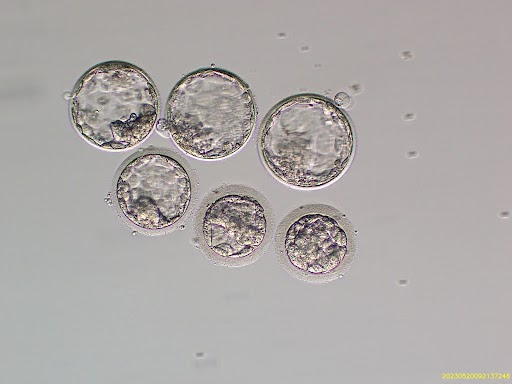
#> input picture group_culture/4.jpg, 512 x 384 px
$ jupyter execute 'autoCrop copy 2.ipynb'
#> lines starting #> are read from the running program, lines starting #| are printed output that depends on the picture; after the words box and inside, x2 and y2 are one past the last pixel; in counts of white or black regions, pixels touching at a corner belong together; long printed decimals are rounded
[cell 1]
import cv2
import numpy as np
import matplotlib.pyplot as plt

[cell 2]
image = cv2.imread('4.jpg', cv2.IMREAD_COLOR)
#> image is the input picture: shape (384, 512, 3); mean B, G, R 167.7, 168.9, 173.1

[cell 3]
plt.imshow(image)

[cell 4]
gray = cv2.cvtColor(image, cv2.COLOR_BGR2GRAY)

[cell 5]
plt.imshow(gray)

[cell 6]
# Apply adaptive thresholding
thresh = cv2.adaptiveThreshold(
        gray, 255, cv2.ADAPTIVE_THRESH_GAUSSIAN_C, cv2.THRESH_BINARY_INV, 11, 2
    )
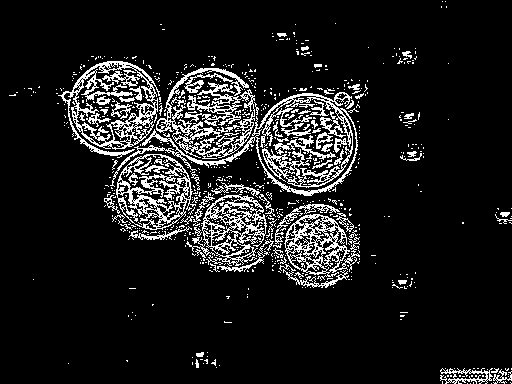
#> thresh: shape (384, 512); 11.1% white in thin lines or dots
plt.imshow(thresh)

[cell 7]
# Erosion to separate embryos that are close
kernel = np.ones((2,2),np.uint8)  # You may need to adjust the kernel size
eroded = cv2.erode(thresh, kernel, iterations = 1)
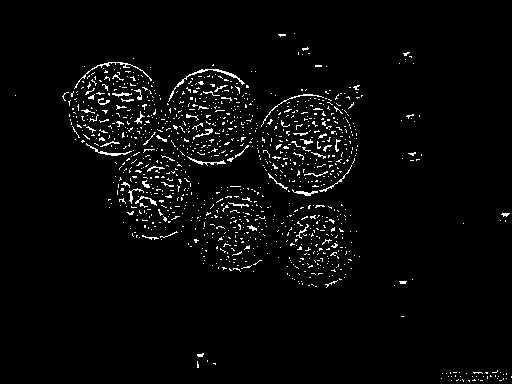
#> eroded: shape (384, 512); 3.1% white in thin lines or dots, all inside (x1, y1, x2, y2) = (15, 33, 512, 382)

[cell 8]
# Find contours
contours, _ = cv2.findContours(
        thresh, cv2.RETR_EXTERNAL, cv2.CHAIN_APPROX_SIMPLE
    )
#> contours = 604 contours, 578 with area under 20; largest, box (x1, y1, x2, y2) and area: (110, 92, 358, 196) 8496, (58, 61, 160, 158) 6074, (116, 154, 196, 230) 4352, (186, 194, 267, 266) 3086, (284, 214, 360, 281) 2857

[cell 9]
# # Find contours
# contours, _ = cv2.findContours(
#         eroded, cv2.RETR_EXTERNAL, cv2.CHAIN_APPROX_SIMPLE
#     )

[cell 10]
# Draw bounding boxes on the original image
image = cv2.imread('4.jpg', cv2.IMREAD_COLOR)
for contour in contours:
    x, y, w, h = cv2.boundingRect(contour)
    # Check for elongated contours which might indicate multiple embryos
    aspect_ratio = w/h
    if 2.67 < aspect_ratio < 0.5:  # Adjust these values based on your observations
        continue  # Skip this contour if it's likely two embryos
    cv2.rectangle(image, (x, y), (x + w, y + h), (0, 255, 0), 2)  # Green color bounding box
#> this loop made 604 passes
#> (x, y, w, h, aspect_ratio) on passes 1 to 3: (491, 383, 1, 1, 1), (470, 383, 1, 1, 1), (467, 383, 1, 1, 1)
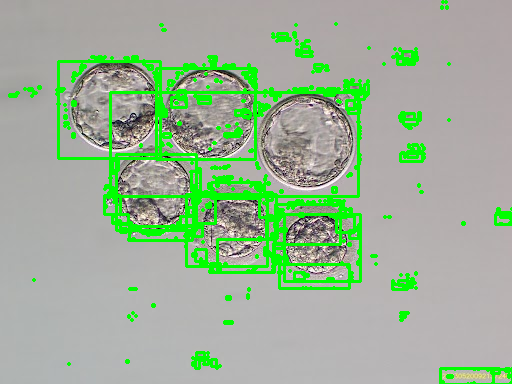
#> image: shape (384, 512, 3); 10.2% of pixels changed, all inside (x1, y1, x2, y2) = (8, 0, 512, 384)

# Show the original image with bounding boxes
# cv2.imshow("Embryos with Bounding Boxes", image)
# cv2.waitKey(0)
# cv2.destroyAllWindows()
plt.imshow(image)
plt.show()

[cell 11]
len(contours)
#> Out = 604

[cell 12]
# Filter out small areas to reduce false positives
MIN_EMBRYO_AREA = 500  # adjust
filtered_contours = [c for c in contours if cv2.contourArea(c) > MIN_EMBRYO_AREA]
#> filtered_contours = 6 contours; box (x1, y1, x2, y2) and area: (110, 92, 358, 196) 8496, (58, 61, 160, 158) 6074, (116, 154, 196, 230) 4352, (186, 194, 267, 266) 3086, (284, 214, 360, 281) 2857, (156, 68, 255, 159) 2835

[cell 13]
len(filtered_contours)
#> Out = 6

[cell 14]
# Draw bounding boxes on the original image
image = cv2.imread('4.jpg', cv2.IMREAD_COLOR)
for i, contour in enumerate(filtered_contours):
    x, y, w, h = cv2.boundingRect(contour)
    # Check for elongated contours which might indicate multiple embryos
    aspect_ratio = w/h
    print(aspect_ratio)
    # if 1.5 < aspect_ratio < 1.0:
    #     continue  # Skip this contour if it's likely two embryos
    cv2.rectangle(image, (x, y), (x + w, y + h), (0, 255, 0), 2)  # Green color bounding box
#> this loop made 6 passes
#> (x, y, w, h, aspect_ratio) on passes 1 to 6: (284, 214, 76, 67, 1.13), (186, 194, 81, 72, 1.12), (116, 154, 80, 76, 1.05), (110, 92, 248, 104, 2.38), (156, 68, 99, 91, 1.09), (58, 61, 102, 97, 1.05)
#| 1.134
#| 1.125
#| 1.053
#| 2.385
#| 1.088
#| 1.052
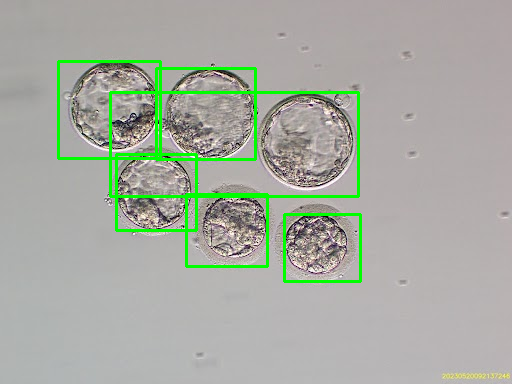
#> image: shape (384, 512, 3); 3.51% of pixels changed, all inside (x1, y1, x2, y2) = (57, 60, 362, 283)
    # [8 lines of commented-out code are left out]
plt.imshow(image)

[cell 15]
cropped_embryos = []
for contour in contours:
    # Get bounding box and extract ROI using Numpy slicing
    x, y, w, h = cv2.boundingRect(contour)
    cropped = image[y : y + h, x : x + w]
    cropped_embryos.append(cropped)
#> this loop made 604 passes
#> (x, y, w, h, cropped) on passes 1 to 3: (491, 383, 1, 1, [[171, 177, 176]]), (470, 383, 1, 1, [[179, 178, 182]]), (467, 383, 1, 1, [[178, 179, 183]])
#> after the loop, cropped_embryos = 604 items

[cell 16]
for i, embryo in enumerate(cropped_embryos):
    cv2.imshow(f"Embryo{i+1}", embryo)
#> this loop made 604 passes
#> embryo on passes 1 to 3: [[171, 177, 176]], [[179, 178, 182]], [[178, 179, 183]]
cv2.waitKey(0)
cv2.destroyAllWindows()

# plt.imshow(cropped_embryos[0])

[cell 17]
image.shape
#> Out = (384, 512, 3)

# WATERSHED

[cell 18]
image = cv2.imread('4.jpg', cv2.IMREAD_COLOR)
gray = cv2.cvtColor(image, cv2.COLOR_BGR2GRAY)
# Binary threshold
_, thresh = cv2.threshold(gray, 0, 255, cv2.THRESH_BINARY_INV + cv2.THRESH_OTSU)
#> thresh: shape (384, 512); 6.2% white; 497 white regions (467 under 20 px), largest, box (x1, y1, x2, y2) and area: (69, 60, 158, 149) 2002, (156, 67, 249, 157) 1563, (116, 145, 191, 230) 1512
# Apply adaptive thresholding
# thresh = cv2.adaptiveThreshold(gray, 255, cv2.ADAPTIVE_THRESH_GAUSSIAN_C, cv2.THRESH_BINARY_INV, 11, 2)
# Compute distance transform
dist_transform = cv2.distanceTransform(thresh, cv2.DIST_L2, 5)
_, dist_output = cv2.threshold(dist_transform, 0.1 * dist_transform.max(), 255, 0)

[cell 19]
plt.imshow(dist_output)

[cell 20]
# Find sure background and sure foreground
sure_bg = cv2.dilate(thresh, None, iterations=3)
#> sure_bg: shape (384, 512); 19.2% white; 11 white regions, largest, box (x1, y1, x2, y2) and area: (65, 57, 361, 267) 32463, (272, 201, 355, 278) 4702, (277, 30, 287, 39) 87
sure_fg = np.uint8(dist_output)

# Subtract sure foreground from sure background
unknown = cv2.subtract(sure_bg, sure_fg)
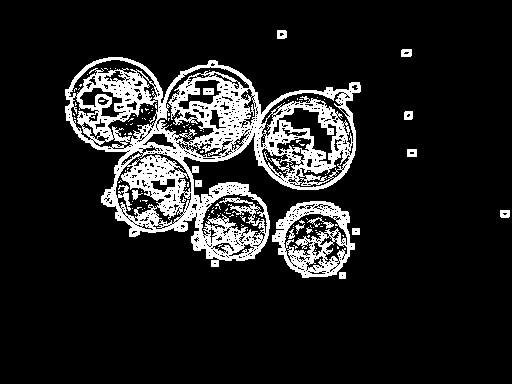
#> unknown: shape (384, 512); 13% white; 139 white regions (123 under 20 px), largest, box (x1, y1, x2, y2) and area: (65, 57, 361, 267) 21590, (272, 201, 355, 278) 2803, (307, 217, 334, 229) 89

[cell 21]
fig, axs = plt.subplots(1, 3, figsize=(30, 10))

axs[0].imshow(sure_bg)
axs[1].imshow(sure_fg)
axs[2].imshow(unknown)
# for ax in axs:
#     ax.axis('off')
plt.tight_layout()
plt.show()

[cell 22]
# Label markers
_, markers = cv2.connectedComponents(sure_fg)
#> markers: shape (384, 512) int32; 498 distinct labels, from 0 to 497
markers = markers + 1
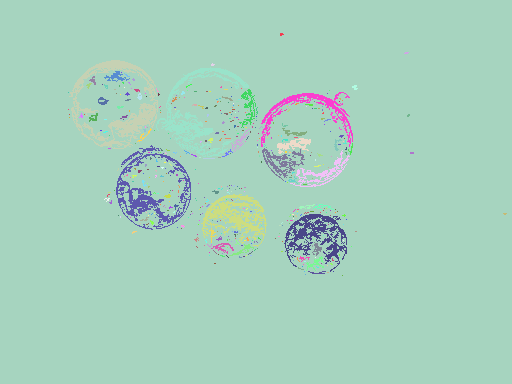
#> markers: shape (384, 512) int32; 498 distinct labels, from 1 to 498; one colour per label, 0 black
markers[unknown == 255] = 0
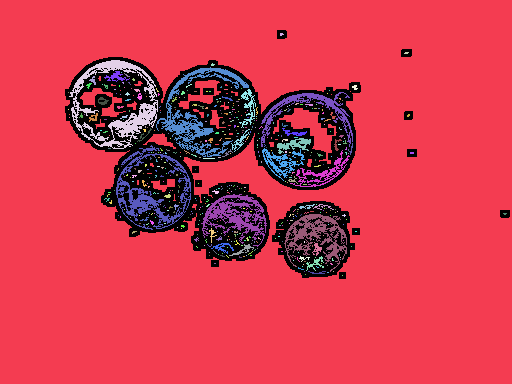
#> markers: shape (384, 512) int32; 499 distinct labels, from 0 to 498; one colour per label, 0 black
plt.imshow(markers)

[cell 23]
# Apply watershed
cv2.watershed(image, markers)
image[markers == -1] = [0, 0, 255]  # Mark watershed boundary with red color
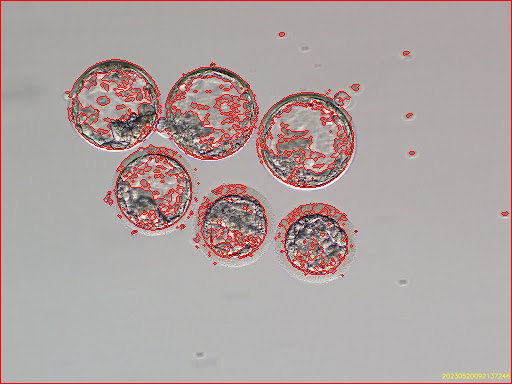
#> image: shape (384, 512, 3); 3.94% of pixels changed, all inside (x1, y1, x2, y2) = (0, 0, 512, 384)

plt.imshow(image)

[cell 24]
# Extract the embryos using the markers
image = cv2.imread('4.jpg', cv2.IMREAD_COLOR)
for label in np.unique(markers):
    if label == -1:
        continue  # Not interested in the background
    mask = np.zeros(gray.shape, dtype="uint8")
    mask[markers == label] = 255
    contours, _ = cv2.findContours(mask, cv2.RETR_EXTERNAL, cv2.CHAIN_APPROX_SIMPLE)
    MIN_EMBRYO_AREA = 700  # adjust
    filtered_contours = [c for c in contours if cv2.contourArea(c) > MIN_EMBRYO_AREA]
    for contour in filtered_contours:
        x, y, w, h = cv2.boundingRect(contour)
        cv2.rectangle(image, (x, y), (x + w, y + h), (0, 255, 0), 2)  # Green bounding box
#> this loop made 500 passes
#> contours on passes 2, 10, 11: 13 contours, all with area under 20, [[[121, 72]]], 1 contour, all with area under 20
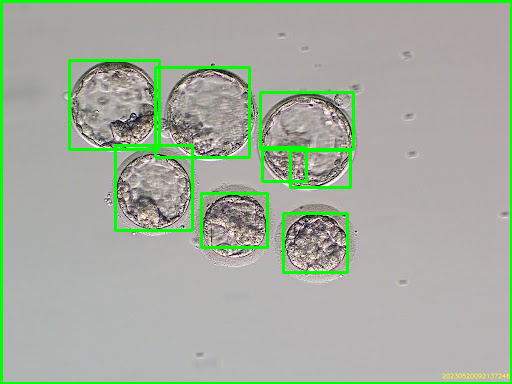
#> image: shape (384, 512, 3); 5.46% of pixels changed, all inside (x1, y1, x2, y2) = (0, 0, 512, 384)
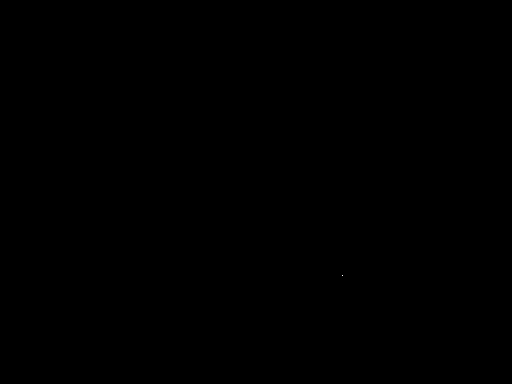
#> mask: shape (384, 512); 0% white in thin lines or dots, all inside (x1, y1, x2, y2) = (342, 275, 343, 276)
plt.imshow(image)

$ run again, with group_culture/1.jpg copied over group_culture/4.jpg
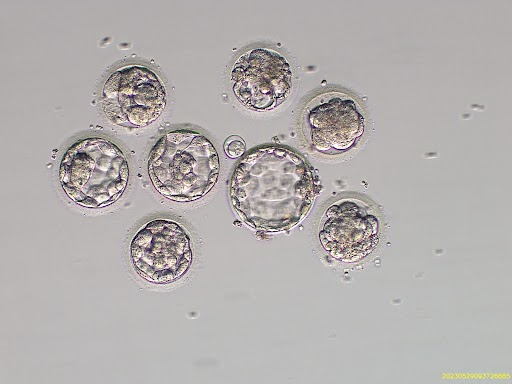
#> input picture group_culture/1.jpg, 512 x 384 px
#> image is the input picture: shape (384, 512, 3); mean B, G, R 174.3, 175.3, 179.3
#> eroded: shape (384, 512); 3.2% white in thin lines or dots, all inside (x1, y1, x2, y2) = (44, 33, 512, 384)
#> `contours, _ = cv2.findContours( thresh, cv2.RETR_EXTERNAL, cv2.CHAIN_A..`: contours = 889 contours, 840 with area under 20; largest, box (x1, y1, x2, y2) and area: (222, 135, 387, 267) 9394, (59, 137, 140, 209) 3829, (147, 132, 220, 203) 3704, (272, 80, 376, 155) 3386, (130, 220, 198, 284) 3027
#> the loop `for contour in contours:` made 889 passes
#> (x, y, w, h, aspect_ratio) on passes 1 to 3: (511, 383, 1, 1, 1), (507, 383, 1, 1, 1), (492, 383, 1, 1, 1)
#> `len(contours)`: Out = 889
#> `filtered_contours = [c for c in contours if cv2.contourArea(c) > MIN_E..`: filtered_contours = 7 contours; box (x1, y1, x2, y2) and area: (222, 135, 387, 267) 9394, (59, 137, 140, 209) 3829, (147, 132, 220, 203) 3704, (272, 80, 376, 155) 3386, (130, 220, 198, 284) 3027, (88, 66, 167, 131) 2936, (231, 49, 295, 112) 2435
#> `len(filtered_contours)`: Out = 7
#> the loop `for i, contour in enumerate(filtered_contours):` made 7 passes
#> (x, y, w, h, aspect_ratio) on passes 1 to 7: (130, 220, 68, 64, 1.06), (59, 137, 81, 72, 1.12), (222, 135, 165, 132, 1.25), (147, 132, 73, 71, 1.03), (272, 80, 104, 75, 1.39), (88, 66, 79, 65, 1.22), (231, 49, 64, 63, 1.02)
#> (printed output is left out)
#> the loop `for contour in contours:` made 889 passes
#> (x, y, w, h, cropped) on passes 1 to 3: (511, 383, 1, 1, [[177, 180, 178]]), (507, 383, 1, 1, [[185, 185, 185]]), (492, 383, 1, 1, [[192, 187, 186]])
#> after the loop `for contour in contours:`: cropped_embryos = 889 items, first 6: [[177, 180, 178]], [[185, 185, 185]], [[192, 187, 186]], [[193, 188, 187]], [[182, 188, 183]], [[182, 189, 184]]
#> the loop `for i, embryo in enumerate(cropped_embryos):` made 889 passes
#> dist_output: shape (384, 512) float32; 7.3% white; 593 white regions (557 under 20 px), largest, box (x1, y1, x2, y2) and area: (223, 135, 323, 229) 1819, (231, 42, 292, 111) 1579, (59, 137, 129, 209) 1496
#> sure_bg: shape (384, 512); 22.2% white; 16 white regions, largest, box (x1, y1, x2, y2) and area: (44, 51, 370, 287) 33134, (311, 177, 393, 282) 4959, (220, 39, 302, 121) 4456
#> unknown: shape (384, 512); 14.9% white; 187 white regions (156 under 20 px), largest, box (x1, y1, x2, y2) and area: (44, 51, 370, 287) 21204, (311, 177, 393, 282) 3352, (220, 39, 302, 121) 2508
#> `markers[unknown == 255] = 0`:
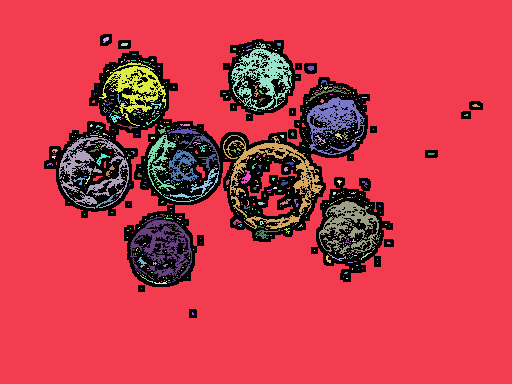
#> markers: shape (384, 512) int32; 595 distinct labels, from 0 to 594; one colour per label, 0 black
#> the loop `for label in np.unique(markers):` made 596 passes
#> contours on passes 2, 4, 6: 20 contours, all with area under 20, 1 contour, all with area under 20, [[[255, 43], [256, 43]]]
#> after the loop `for label in np.unique(markers):`:
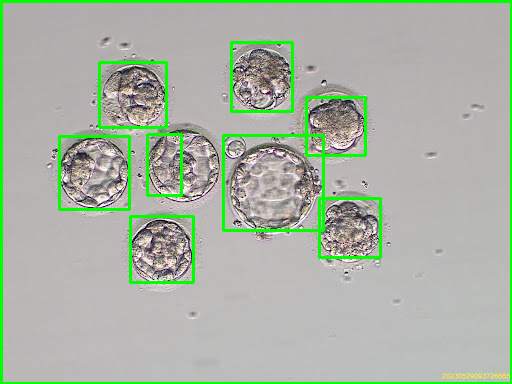
#> image: shape (384, 512, 3); 5.47% of pixels changed, all inside (x1, y1, x2, y2) = (0, 0, 512, 384)

$ run again, with group_culture/2.jpg copied over group_culture/4.jpg
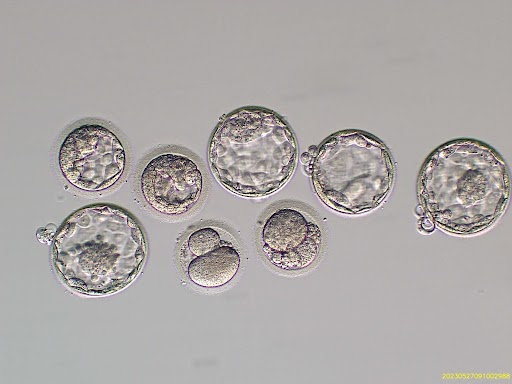
#> input picture group_culture/2.jpg, 512 x 384 px
#> image is the input picture: shape (384, 512, 3); mean B, G, R 166.9, 168.2, 172.4
#> eroded: shape (384, 512); 3.9% white in thin lines or dots, all inside (x1, y1, x2, y2) = (36, 44, 512, 383)
#> `contours, _ = cv2.findContours( thresh, cv2.RETR_EXTERNAL, cv2.CHAIN_A..`: contours = 658 contours, 640 with area under 20; largest, box (x1, y1, x2, y2) and area: (36, 203, 150, 304) 7072, (408, 138, 512, 242) 7036, (198, 106, 306, 205) 6801, (300, 129, 398, 222) 5776, (58, 124, 126, 192) 3428
#> the loop `for contour in contours:` made 658 passes
#> (contour, x, y, w, h, aspect_ratio) on passes 2, 3, 8: ([[474, 382], [475, 383]], 474, 382, 2, 2, 1), ([[451, 382], [451, 383]], 451, 382, 1, 2, 0.5), ([[441, 369], [440, 370], [441, 370]], 440, 369, 2, 2, 1)
#> `len(contours)`: Out = 658
#> `filtered_contours = [c for c in contours if cv2.contourArea(c) > MIN_E..`: filtered_contours = 9 contours; largest, box (x1, y1, x2, y2) and area: (36, 203, 150, 304) 7072, (408, 138, 512, 242) 7036, (198, 106, 306, 205) 6801, (300, 129, 398, 222) 5776, (58, 124, 126, 192) 3428
#> `len(filtered_contours)`: Out = 9
#> the loop `for i, contour in enumerate(filtered_contours):` made 9 passes
#> (x, y, w, h, aspect_ratio) on passes 1 to 8: (439, 368, 73, 16, 4.56), (172, 228, 68, 60, 1.13), (249, 207, 73, 64, 1.14), (36, 203, 114, 101, 1.13), (141, 154, 61, 62, 0.984), (408, 138, 104, 104, 1), (300, 129, 98, 93, 1.05), (58, 124, 68, 68, 1)
#> (printed output is left out)
#> the loop `for contour in contours:` made 658 passes
#> (x, y, w, h, cropped) on passes 1, 5, 6: (440, 383, 1, 1, [[0, 255, 0]]), (486, 369, 1, 1, [[0, 255, 0]]), (481, 369, 1, 1, [[0, 255, 0]])
#> after the loop `for contour in contours:`: cropped_embryos = 658 items
#> the loop `for i, embryo in enumerate(cropped_embryos):` made 658 passes
#> embryo on passes 1, 3, 5: [[0, 255, 0]], [[179, 175, 180], [0, 255, 0]], [[0, 255, 0]]
#> dist_output: shape (384, 512) float32; 7.7% white; 669 white regions (625 under 20 px), largest, box (x1, y1, x2, y2) and area: (416, 138, 510, 234) 1711, (141, 154, 202, 210) 1403, (301, 129, 394, 209) 1360
#> sure_bg: shape (384, 512); 24% white; 8 white regions, largest, box (x1, y1, x2, y2) and area: (204, 103, 400, 217) 13203, (412, 135, 512, 237) 8304, (33, 200, 152, 299) 7850
#> unknown: shape (384, 512); 16.2% white; 150 white regions (135 under 20 px), largest, box (x1, y1, x2, y2) and area: (204, 103, 400, 217) 8927, (412, 135, 512, 237) 5564, (33, 200, 152, 299) 5396
#> the loop `for label in np.unique(markers):` made 670 passes
#> contours on passes 2, 5, 9: 25 contours, all with area under 20, [[[250, 113]]], [[[96, 119], [97, 119], [98, 120], [99, 119]]]
#> after the loop `for label in np.unique(markers):`:
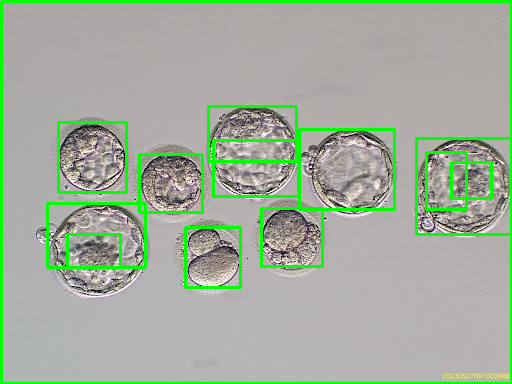
#> image: shape (384, 512, 3); 6.65% of pixels changed, all inside (x1, y1, x2, y2) = (0, 0, 512, 384)
